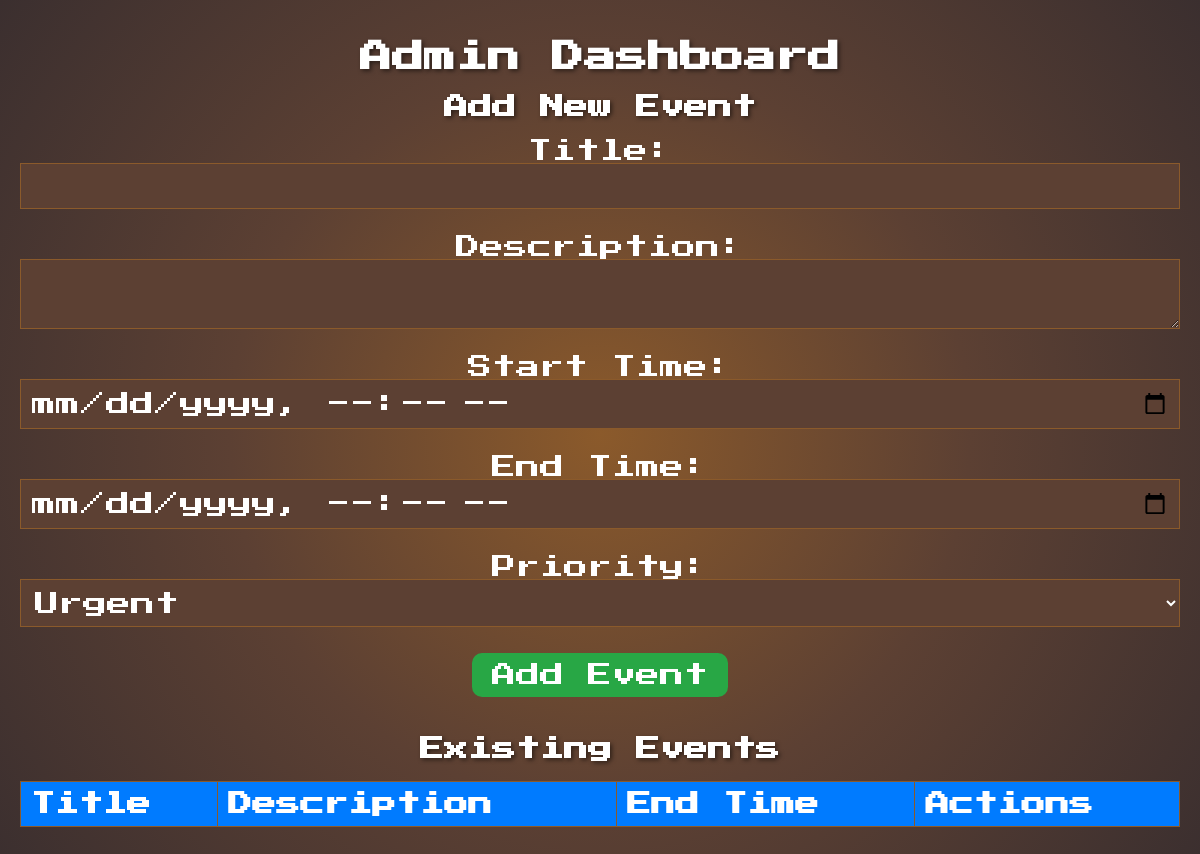
Page /admin (signed in) on the earlier database version.
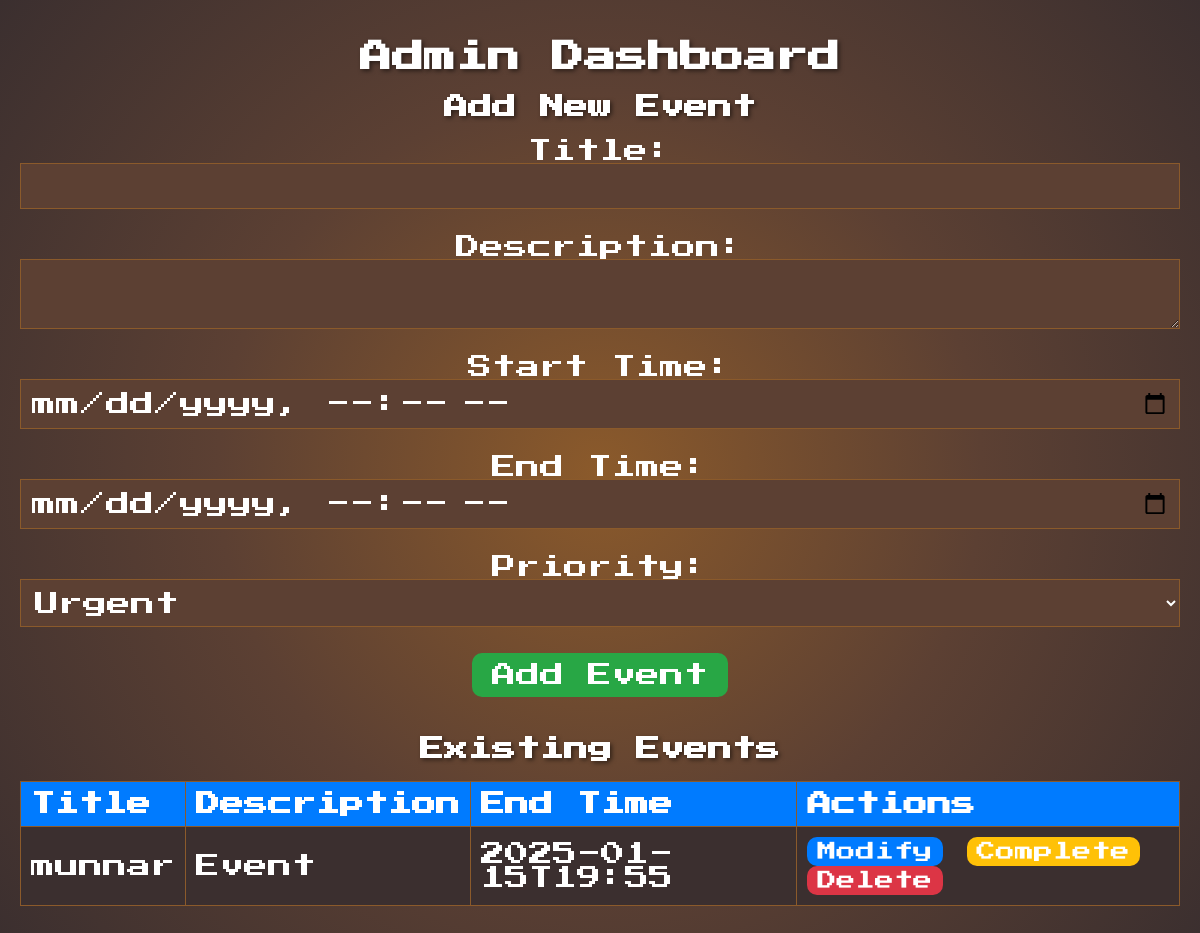
Same page on the later database version.
### tables this page shows
CREATE TABLE events (
    id INTEGER PRIMARY KEY AUTOINCREMENT,
    title TEXT NOT NULL,
    description TEXT,
    start_time TEXT NOT NULL,
    end_time TEXT NOT NULL,
    priority TEXT DEFAULT 'Not Urgent',
    completed INTEGER DEFAULT 0
);

### rpi_calendar_app/app/routes.py (the view, shortened to what this page needs)
@main.route('/admin', methods=['GET', 'POST'])
@admin_required
def admin_dashboard():
    events = get_events()
    return render_template('admin.html', events=events)

### rpi_calendar_app/app/models.py (called while the page is built)
def get_db_connection():
    db_path = 'app/events.db'  # Use relative path
    conn = sqlite3.connect(db_path)
    conn.row_factory = sqlite3.Row
    return conn

def get_events():
    conn = get_db_connection()
    events = conn.execute('SELECT * FROM events').fetchall()
    conn.close()
    return events

### rpi_calendar_app/app/routes.py (called while the page is built)
def admin_required(f):
    @wraps(f)
    def decorated_function(*args, **kwargs):
        if session.get('role') != 'admin':
            flash("Access denied: Admins only", "danger")
            return redirect(url_for('main.login'))
        return f(*args, **kwargs)
    return decorated_function

### rpi_calendar_app/app/templates/admin.html (shortened to what this page needs)
{% extends "base.html" %}
{% block content %}
<h1 style="text-align: center; color: #fff;">Admin Dashboard</h1>
<h2 style="color: #fff;">Add New Event</h2>
<form method="POST" style="margin-bottom: 40px;">
    <label for="title" style="font-size: 1.5rem;">Title:</label><br>
    <input type="text" id="title" name="title" required style="width: 100%; font-size: 1.5rem;"><br><br>
    <label for="description" style="font-size: 1.5rem;">Description:</label><br>
    <textarea id="description" name="description" required style="width: 100%; font-size: 1.5rem;"></textarea><br><br>
    <label for="start_time" style="font-size: 1.5rem;">Start Time:</label><br>
    <input type="datetime-local" id="start_time" name="start_time" required style="width: 100%; font-size: 1.5rem;"><br><br>
    <label for="end_time" style="font-size: 1.5rem;">End Time:</label><br>
    <input type="datetime-local" id="end_time" name="end_time" required style="width: 100%; font-size: 1.5rem;"><br><br>
    <label for="priority" style="font-size: 1.5rem;">Priority:</label><br>
    <select id="priority" name="priority" style="width: 100%; font-size: 1.5rem;">
        <option value="Urgent">Urgent</option>
    </select><br><br>
    <button type="submit" style="background-color: #28a745; color: white; padding: 10px 20px; border: none; font-size: 1.5rem; cursor: pointer;">Add Event</button>
</form>
<h2 style="color: #fff;">Existing Events</h2>
<table style="width: 100%; font-size: 1.5rem; border-collapse: collapse;">
    <tr>
        <th style="text-align: left; padding: 10px; background-color: #007bff; color: white;">Title</th>
        <th style="text-align: left; padding: 10px; background-color: #007bff; color: white;">Description</th>
        <th style="text-align: left; padding: 10px; background-color: #007bff; color: white;">End Time</th>
        <th style="text-align: left; padding: 10px; background-color: #007bff; color: white;">Actions</th>
    </tr>
    {% for event in events %}
    <tr style="border-bottom: 1px solid #ddd;">
        <td style="padding: 10px;">{{ event.title }}</td>
        <td style="padding: 10px;">{{ event.description }}</td>
        <td style="padding: 10px;">{{ event.end_time }}</td>
        <td style="padding: 10px;">
            <form method="POST" action="{{ url_for('main.modify_event', event_id=event.id) }}" style="display: inline;">
                <button type="submit" style="background-color: #007bff; color: white; padding: 5px 10px; border: none; cursor: pointer;">Modify</button>
            </form>
            <form method="POST" action="{{ url_for('main.complete_event', event_id=event.id) }}" style="display: inline;">
                <button type="submit" style="background-color: #ffc107; color: white; padding: 5px 10px; border: none; cursor: pointer;">Complete</button>
            </form>
            <form method="POST" action="{{ url_for('main.delete_event', event_id=event.id) }}" style="display: inline;">
                <button type="submit" style="background-color: #dc3545; color: white; padding: 5px 10px; border: none; cursor: pointer;">Delete</button>
            </form>
        </td>
    </tr>
    {% endfor %}
</table>
{% endblock %}

### rpi_calendar_app/app/templates/base.html (shortened to what this page needs)
<!DOCTYPE html>
<html lang="en">
<head>
    <link rel="stylesheet" href="/static/css/retro_theme.css">
</head>
<body>
    <div class="container">
        {% block content %}
        {% endblock %}
    </div>
</body>
</html>

### rpi_calendar_app/app/static/css/retro_theme.css (style rules this page uses)
body { font-family: 'Press Start 2P', cursive; background: radial-gradient(circle, #8b5a2b, #5c4033, #3b2f2f); color: #fff; text-align: center; margin: 0; padding: 0; }
h1, h2, h3 { text-shadow: 2px 2px 4px rgba(0, 0, 0, 0.5); }
.container { max-width: 1200px; margin: 0 auto; padding: 20px; }
button { font-family: 'Press Start 2P', cursive; font-size: 1.2rem; padding: 10px 20px; background-color: #d2691e; color: #fff; border: 2px solid #fff; border-radius: 10px; cursor: pointer; }
table { border-collapse: collapse; width: 100%; margin: 20px 0; }
th, td { border: 1px solid #8b5a2b; padding: 15px; text-align: left; }
th { background-color: #5c4033; color: #fff; }
td { background-color: #3b2f2f; color: #fff; }
input, select, textarea { font-family: 'Press Start 2P', cursive; font-size: 1rem; padding: 10px; border: 1px solid #8b5a2b; background-color: #5c4033; color: #fff; width: 100%; margin-bottom: 10px; box-sizing: border-box; }

Differences in the rows shown:
added events: title "munnar", description "Event", end_time "2025-01-15T19:55"
